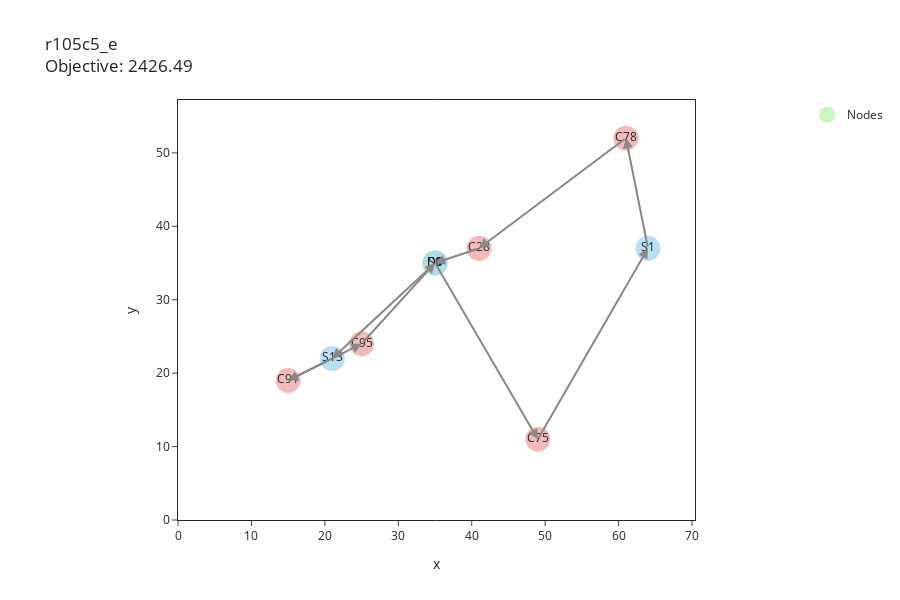

Notebook cell for this chart:
### Code cell
plot_interactive_graph(m.data['V'], e=e_flat, obj=m.instance.obj(), instance_name=m.instance_name)

### Figure 1 — Plotly figure (JSON) as saved in the notebook; plotly's stock layout.template omitted (floating-point values rounded to 4 significant figures)
{"data": [{"customdata": [[["start"]], [["end"]], [["s"]], [["s"]], [["s"]], [["m"]], [["m"]], [["m"]], [["m"]], [["m"]]], "hoverinfo": "none", "hovertemplate": "<b>%{text}</b>: %{customdata[0]}<br>X: %{x}<br>Y: %{y}", "marker": {"color": ["rgba(191, 243, 180, 0.8)", "rgba(191, 243, 180, 0.8)", "rgba(167, 215, 241, 0.8)", "rgba(167, 215, 241, 0.8)", "rgba(167, 215, 241, 0.8)", "rgba(240, 169, 171, 0.8)", "rgba(240, 169, 171, 0.8)", "rgba(240, 169, 171, 0.8)", "rgba(240, 169, 171, 0.8)", "rgba(240, 169, 171, 0.8)"], "size": 25}, "mode": "markers+text", "name": "Nodes", "showlegend": true, "text": ["D0", "D1", "S0", "S1", "S13", "C91", "C28", "C75", "C78", "C95"], "type": "scatter", "x": [35, 35, 35, 64, 21, 15, 41, 49, 61, 25], "y": [35, 35, 35, 37, 22, 19, 37, 11, 52, 24]}], "layout": {"annotations": [{"arrowcolor": "#888", "arrowhead": 2, "arrowsize": 1, "arrowwidth": 2, "ax": 35, "axref": "x", "ay": 35, "ayref": "y", "showarrow": true, "text": "", "x": 35, "xref": "x", "y": 35, "yref": "y"}, {"arrowcolor": "#888", "arrowhead": 2, "arrowsize": 1, "arrowwidth": 2, "ax": 35, "axref": "x", "ay": 35, "ayref": "y", "showarrow": true, "text": "", "x": 35, "xref": "x", "y": 35, "yref": "y"}, {"arrowcolor": "#888", "arrowhead": 2, "arrowsize": 1, "arrowwidth": 2, "ax": 35, "axref": "x", "ay": 35, "ayref": "y", "showarrow": true, "text": "", "x": 35, "xref": "x", "y": 35, "yref": "y"}, {"arrowcolor": "#888", "arrowhead": 2, "arrowsize": 1, "arrowwidth": 2, "ax": 35, "axref": "x", "ay": 35, "ayref": "y", "showarrow": true, "text": "", "x": 35, "xref": "x", "y": 35, "yref": "y"}, {"arrowcolor": "#888", "arrowhead": 2, "arrowsize": 1, "arrowwidth": 2, "ax": 41, "axref": "x", "ay": 37, "ayref": "y", "showarrow": true, "text": "", "x": 35, "xref": "x", "y": 35, "yref": "y"}, {"arrowcolor": "#888", "arrowhead": 2, "arrowsize": 1, "arrowwidth": 2, "ax": 25, "axref": "x", "ay": 24, "ayref": "y", "showarrow": true, "text": "", "x": 35, "xref": "x", "y": 35, "yref": "y"}, {"arrowcolor": "#888", "arrowhead": 2, "arrowsize": 1, "arrowwidth": 2, "ax": 49, "axref": "x", "ay": 11, "ayref": "y", "showarrow": true, "text": "", "x": 64, "xref": "x", "y": 37, "yref": "y"}, {"arrowcolor": "#888", "arrowhead": 2, "arrowsize": 1, "arrowwidth": 2, "ax": 35, "axref": "x", "ay": 35, "ayref": "y", "showarrow": true, "text": "", "x": 21, "xref": "x", "y": 22, "yref": "y"}, {"arrowcolor": "#888", "arrowhead": 2, "arrowsize": 1, "arrowwidth": 2, "ax": 21, "axref": "x", "ay": 22, "ayref": "y", "showarrow": true, "text": "", "x": 15, "xref": "x", "y": 19, "yref": "y"}, {"arrowcolor": "#888", "arrowhead": 2, "arrowsize": 1, "arrowwidth": 2, "ax": 61, "axref": "x", "ay": 52, "ayref": "y", "showarrow": true, "text": "", "x": 41, "xref": "x", "y": 37, "yref": "y"}, {"arrowcolor": "#888", "arrowhead": 2, "arrowsize": 1, "arrowwidth": 2, "ax": 35, "axref": "x", "ay": 35, "ayref": "y", "showarrow": true, "text": "", "x": 49, "xref": "x", "y": 11, "yref": "y"}, {"arrowcolor": "#888", "arrowhead": 2, "arrowsize": 1, "arrowwidth": 2, "ax": 64, "axref": "x", "ay": 37, "ayref": "y", "showarrow": true, "text": "", "x": 61, "xref": "x", "y": 52, "yref": "y"}, {"arrowcolor": "#888", "arrowhead": 2, "arrowsize": 1, "arrowwidth": 2, "ax": 15, "axref": "x", "ay": 19, "ayref": "y", "showarrow": true, "text": "", "x": 25, "xref": "x", "y": 24, "yref": "y"}], "height": 600, "showlegend": true, "title": {"text": "r105c5_e<br>Objective: 2426.49"}, "xaxis": {"anchor": "y", "constrain": "domain", "domain": [0, 1], "mirror": true, "range": [0, 70.4], "showline": true, "ticks": "outside", "title": {"text": "x"}}, "yaxis": {"anchor": "x", "domain": [0, 1], "mirror": true, "range": [0, 57.2], "scaleanchor": "x", "scaleratio": 1, "showline": true, "ticks": "outside", "title": {"text": "y"}}}}
